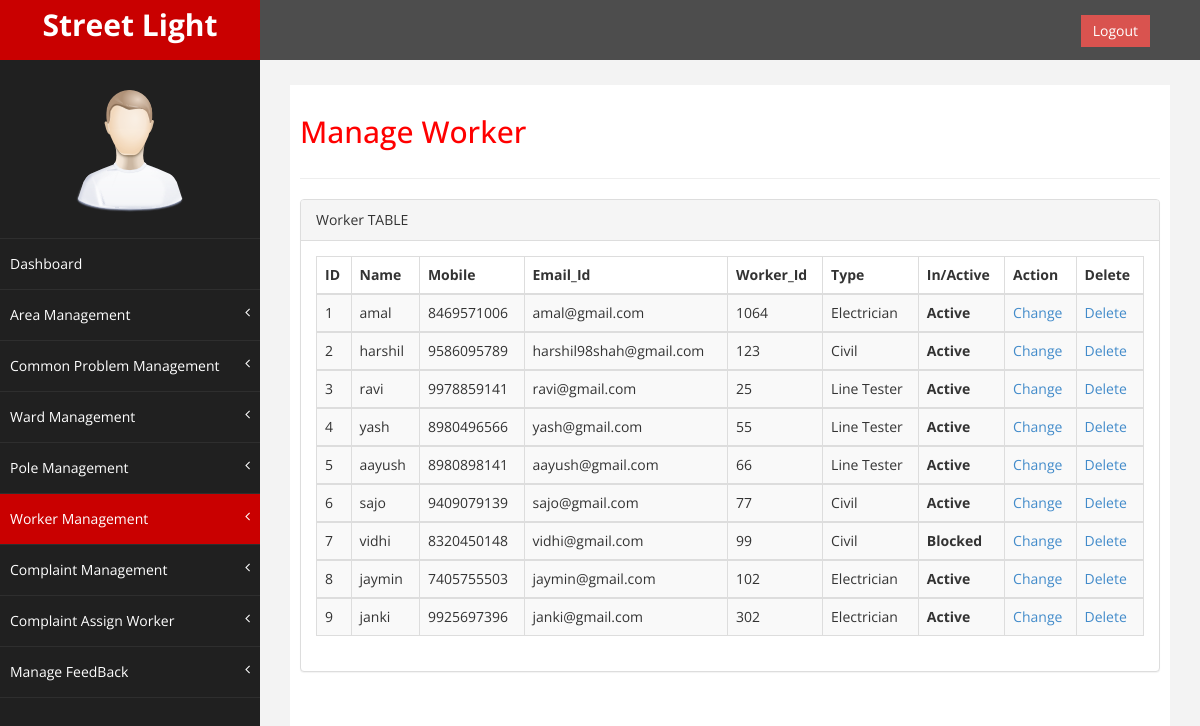
The page /admin/manageworker.php on the database its author committed.
### tables this page shows
CREATE TABLE IF NOT EXISTS `worker_table` (
  `id` int(11) NOT NULL AUTO_INCREMENT,
  `name` varchar(20) NOT NULL,
  `mobile` bigint(11) NOT NULL,
  `email_id` varchar(30) NOT NULL,
  `worker_id` int(11) NOT NULL,
  `type` varchar(20) NOT NULL,
  `is_active` int(11) NOT NULL,
  PRIMARY KEY (`id`)
);

### admin/manageworker.php (the view, shortened to what this page needs)
<?php
require "common/header.php";
require 'dbconnect.php';
$qry = "SELECT id,name,mobile,email_id,worker_id,type,is_active FROM worker_table WHERE is_active!=2";
$rs = mysqli_query($conn,$qry);
?>    <div id="wrapper">
        <nav class="navbar navbar-default navbar-cls-top " role="navigation" style="margin-bottom: 0">
            <div class="navbar-header">
                <a class="navbar-brand" href="dashboard.php">Street Light</a>
            </div>
              <div style="color: white;padding: 15px 50px 5px 50px;float: right;font-size: 16px;">
                <a href="logout.php" class="btn btn-danger square-btn-adjust">Logout</a>
              </div>
      </nav>
<?php
  require "common/navigation.php";
?>
          <div id="page-wrapper" >
            <div id="page-inner">
                <div class="row">
                    <div class="col-md-12">
                     <h2>Manage Worker</h2>
                    </div>
                </div>
                  <hr />
                  <div class="row">
                <div class="col-md-12">
                    <div class="panel panel-default">
                        <div class="panel-heading">
                             Worker TABLE
                        </div>
                        <div class="panel-body">
                            <div class="table-responsive">
                                <table class="table table-striped table-bordered table-hover" id="">
                                    <thead>
                                        <tr>
                                            <th>ID</th>
                                            <th>Name</th>
                                            <th>Mobile</th>
                                            <th>Email_Id</th>
                                            <th>Worker_Id</th>
                                            <th>Type</th>
                                            <th>In/Active</th>
                                            <th>Action</th>
                                            <th>Delete</th>
                                        </tr>
                                    </thead>
                            <?php
                            if(mysqli_num_rows($rs) > 0)
                                {
                                    while($row = mysqli_fetch_assoc($rs))
                                {
                            ?>
                                <tbody>
                                    <tr class="odd gradeX">
                                        <td><?php echo $row['id']; ?></td>
                                        <td><?php echo $row['name'];?></td>
                                        <td><?php echo $row['mobile'];?></td>
                                        <td><?php echo $row['email_id'];?></td>
                                        <td><?php echo $row['worker_id'];?></td>
                                        <td><?php echo $row['type'];?></td>
                                        <th><?php if($row['is_active']==1){echo "Active";}else{echo "Blocked";} ?></th>
                                        <td><a href="actionworker.php?id=<?php echo $row['id']; ?>&status=<?php echo $row['is_active']; ?>">Change</a></td>
                                        <td><a href="deleteworker.php?id=<?php echo $row['id']; ?>">Delete</a></td>
                                    </tr>
                            <?php   }
                                }
                                else
                                {
                                echo "0 Rows Returned!";
                                }
                            ?>
                                    </tbody>
                                </table>
                            </div>
                        </div>
                    </div>
                </div>
            </div>
        </div>
    </div>
    <?php require "common/footer.php";
     ?>

### admin/css/custom.css (style rules this page uses)
body { font-family: 'Open Sans', sans-serif; }
#wrapper { width: 100%; background:#202020; }
#page-wrapper { padding: 15px 15px; min-height: 600px; background:#F3F3F3; }
#page-inner { width:100%; margin:10px 20px 10px 0px; background-color:#fff!important; padding:10px; min-height:1200px; }
h2 { color: #f00; }
.square-btn-adjust { border: 0px solid transparent; -webkit-border-radius: 0px; -moz-border-radius: 0px; border-radius: 0px; }
.navbar-cls-top .navbar-brand { color: #fff; background: #C90000; width: 260px; text-align: center; height: 60px; font-size: 30px; font-weight: 700; }
.navbar-cls-top { background:#4D4D4D; border-bottom:none; }
.navbar-default { border:0px solid black; }
.navbar-header { background: #A70303; }
@media (min-width:768px) { #page-wrapper { margin: 0 0 0 260px; padding: 15px 30px; min-height: 1200px; } }
@media (min-width:768px) { .navbar { border-radius: 0px; } }

### rows shown on the page
worker_table: id "1", name "amal", mobile "8469571006", email "amal@gmail.com", worker "1064", type "Electrician", is_active "Active"
worker_table: id "2", name "harshil", mobile "9586095789", email "harshil98shah@gmail.com", worker "123", type "Civil", is_active "Active"
worker_table: id "3", name "ravi", mobile "9978859141", email "ravi@gmail.com", worker "25", type "Line Tester", is_active "Active"
worker_table: id "4", name "yash", mobile "8980496566", email "yash@gmail.com", worker "55", type "Line Tester", is_active "Active"
worker_table: id "5", name "aayush", mobile "8980898141", email "aayush@gmail.com", worker "66", type "Line Tester", is_active "Active"
worker_table: id "6", name "sajo", mobile "9409079139", email "sajo@gmail.com", worker "77", type "Civil", is_active "Active"
worker_table: id "7", name "vidhi", mobile "8320450148", email "vidhi@gmail.com", worker "99", type "Civil", is_active "Blocked"
worker_table: id "8", name "jaymin", mobile "7405755503", email "jaymin@gmail.com", worker "102", type "Electrician", is_active "Active"
worker_table: id "9", name "janki", mobile "9925697396", email "janki@gmail.com", worker "302", type "Electrician", is_active "Active"
